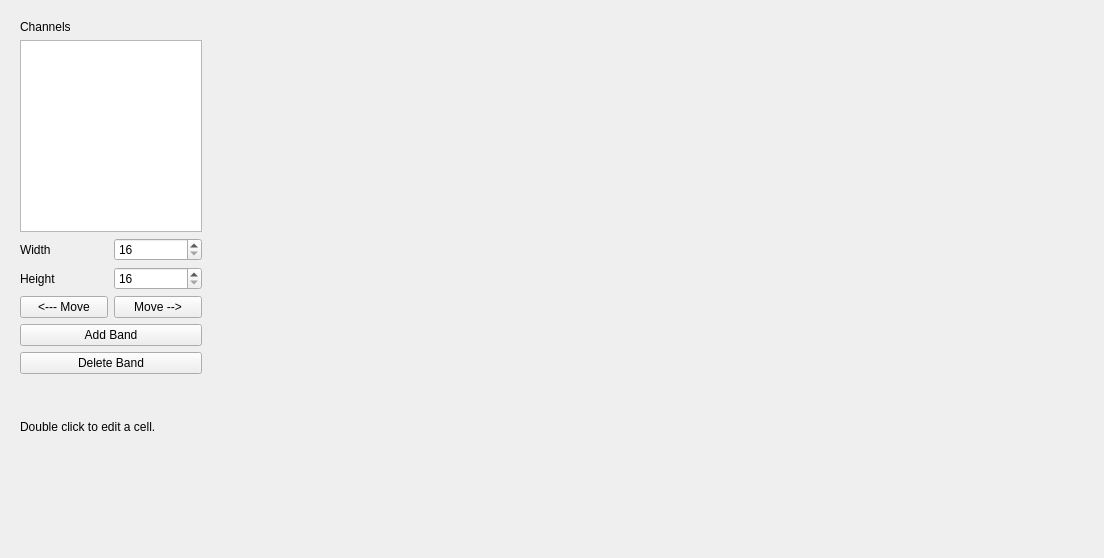
<?xml version="1.0" encoding="UTF-8"?>
<ui version="4.0">
 <class>Form</class>
 <widget class="QWidget" name="Form">
  <property name="geometry">
   <rect>
    <x>0</x>
    <y>0</y>
    <width>1104</width>
    <height>558</height>
   </rect>
  </property>
  <property name="windowTitle">
   <string>Form</string>
  </property>
  <layout class="QHBoxLayout" name="horizontalLayout_3">
   <item>
    <layout class="QVBoxLayout" name="verticalLayout_2">
     <item>
      <layout class="QHBoxLayout" name="horizontalLayout_2">
       <item alignment="Qt::AlignTop">
        <widget class="QWidget" name="gridWidget" native="true">
         <property name="minimumSize">
          <size>
           <width>0</width>
           <height>0</height>
          </size>
         </property>
         <property name="maximumSize">
          <size>
           <width>200</width>
           <height>1000</height>
          </size>
         </property>
         <layout class="QVBoxLayout" name="verticalLayout_4">
          <property name="sizeConstraint">
           <enum>QLayout::SetDefaultConstraint</enum>
          </property>
          <item>
           <widget class="QLabel" name="label_4">
            <property name="maximumSize">
             <size>
              <width>50</width>
              <height>16777215</height>
             </size>
            </property>
            <property name="text">
             <string>Channels</string>
            </property>
           </widget>
          </item>
          <item>
           <widget class="GenTableView" name="tableView">
            <property name="editTriggers">
             <set>QAbstractItemView::AnyKeyPressed|QAbstractItemView::DoubleClicked|QAbstractItemView::EditKeyPressed</set>
            </property>
            <attribute name="horizontalHeaderMinimumSectionSize">
             <number>30</number>
            </attribute>
            <attribute name="horizontalHeaderDefaultSectionSize">
             <number>50</number>
            </attribute>
           </widget>
          </item>
          <item>
           <layout class="QGridLayout" name="gridLayout">
            <item row="1" column="1">
             <widget class="QSpinBox" name="spinHeight">
              <property name="minimum">
               <number>16</number>
              </property>
              <property name="maximum">
               <number>1024</number>
              </property>
             </widget>
            </item>
            <item row="2" column="1">
             <widget class="QPushButton" name="rightButton">
              <property name="text">
               <string>Move --&gt;</string>
              </property>
              <property name="icon">
               <iconset theme="go-previous">
                <normaloff>.</normaloff>.</iconset>
              </property>
             </widget>
            </item>
            <item row="0" column="0">
             <widget class="QLabel" name="label">
              <property name="text">
               <string>Width</string>
              </property>
             </widget>
            </item>
            <item row="1" column="0">
             <widget class="QLabel" name="label_2">
              <property name="text">
               <string>Height</string>
              </property>
             </widget>
            </item>
            <item row="2" column="0">
             <widget class="QPushButton" name="leftButton">
              <property name="text">
               <string>&lt;--- Move</string>
              </property>
             </widget>
            </item>
            <item row="0" column="1">
             <widget class="QSpinBox" name="spinWidth">
              <property name="minimum">
               <number>16</number>
              </property>
              <property name="maximum">
               <number>1024</number>
              </property>
             </widget>
            </item>
           </layout>
          </item>
          <item>
           <widget class="QPushButton" name="addButton">
            <property name="text">
             <string>Add Band</string>
            </property>
           </widget>
          </item>
          <item>
           <widget class="QPushButton" name="deleteButton">
            <property name="text">
             <string>Delete Band</string>
            </property>
           </widget>
          </item>
          <item>
           <spacer name="verticalSpacer">
            <property name="orientation">
             <enum>Qt::Vertical</enum>
            </property>
            <property name="sizeHint" stdset="0">
             <size>
              <width>20</width>
              <height>40</height>
             </size>
            </property>
           </spacer>
          </item>
          <item>
           <widget class="QLabel" name="label_3">
            <property name="text">
             <string>Double click to edit a cell.</string>
            </property>
           </widget>
          </item>
         </layout>
        </widget>
       </item>
       <item>
        <widget class="Canvas" name="canvas" native="true">
         <property name="sizePolicy">
          <sizepolicy hsizetype="Preferred" vsizetype="MinimumExpanding">
           <horstretch>0</horstretch>
           <verstretch>0</verstretch>
          </sizepolicy>
         </property>
        </widget>
       </item>
      </layout>
     </item>
    </layout>
   </item>
  </layout>
 </widget>
 <customwidgets>
  <customwidget>
   <class>Canvas</class>
   <extends>QWidget</extends>
   <header>pcot.ui.canvas</header>
   <container>1</container>
  </customwidget>
  <customwidget>
   <class>GenTableView</class>
   <extends>QTableView</extends>
   <header>pcot.xforms.xformgen</header>
  </customwidget>
 </customwidgets>
 <resources/>
 <connections/>
</ui>
